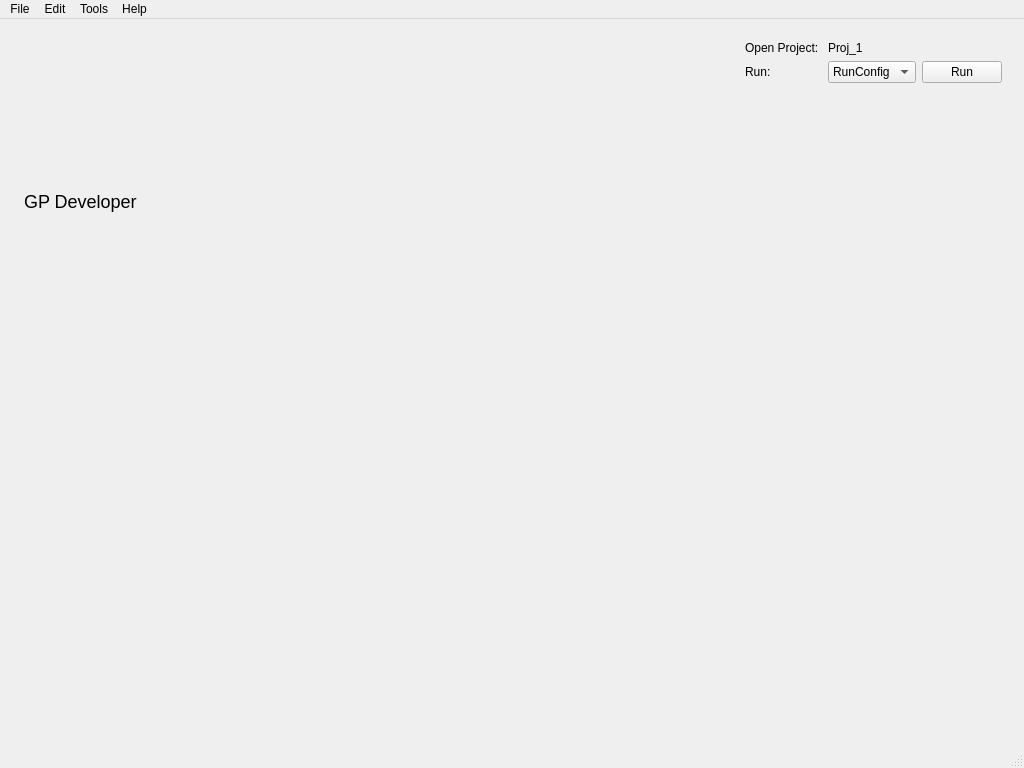
<?xml version="1.0" encoding="UTF-8"?>
<ui version="4.0">
 <class>MainWindow</class>
 <widget class="QMainWindow" name="MainWindow">
  <property name="geometry">
   <rect>
    <x>0</x>
    <y>0</y>
    <width>1024</width>
    <height>768</height>
   </rect>
  </property>
  <property name="windowTitle">
   <string>GP Developer</string>
  </property>
  <property name="windowIcon">
   <iconset resource="icons.qrc">
    <normaloff>:/icons/application-icon.png</normaloff>:/icons/application-icon.png</iconset>
  </property>
  <widget class="QWidget" name="centralWidget">
   <layout class="QVBoxLayout" name="verticalLayout_2">
    <property name="spacing">
     <number>0</number>
    </property>
    <property name="margin">
     <number>0</number>
    </property>
    <item>
     <widget class="QWidget" name="titleWidget" native="true">
      <layout class="QHBoxLayout" name="horizontalLayout_3">
       <item>
        <widget class="QLabel" name="label">
         <property name="text">
          <string/>
         </property>
         <property name="pixmap">
          <pixmap resource="icons.qrc">:/icons/application-icon.png</pixmap>
         </property>
        </widget>
       </item>
       <item>
        <widget class="QLabel" name="title">
         <property name="styleSheet">
          <string notr="true">QLabel { font-size: 18px; }</string>
         </property>
         <property name="text">
          <string>GP Developer</string>
         </property>
        </widget>
       </item>
       <item>
        <spacer name="horizontalSpacer">
         <property name="orientation">
          <enum>Qt::Horizontal</enum>
         </property>
         <property name="sizeHint" stdset="0">
          <size>
           <width>294</width>
           <height>20</height>
          </size>
         </property>
        </spacer>
       </item>
       <item>
        <widget class="QWidget" name="quickRunWidget" native="true">
         <layout class="QFormLayout" name="formLayout">
          <item row="3" column="0">
           <widget class="QLabel" name="quickRunLabel">
            <property name="text">
             <string>Run:</string>
            </property>
           </widget>
          </item>
          <item row="3" column="1">
           <layout class="QHBoxLayout" name="horizontalLayout">
            <item>
             <widget class="QComboBox" name="quickRunConfigCombo">
              <item>
               <property name="text">
                <string>RunConfig</string>
               </property>
              </item>
             </widget>
            </item>
            <item>
             <widget class="QPushButton" name="quickRunButton">
              <property name="text">
               <string>Run</string>
              </property>
             </widget>
            </item>
           </layout>
          </item>
          <item row="2" column="1">
           <widget class="QLabel" name="quickRunProjectName">
            <property name="text">
             <string>Proj_1</string>
            </property>
           </widget>
          </item>
          <item row="2" column="0">
           <widget class="QLabel" name="quickRunProjectNameLabel">
            <property name="text">
             <string>Open Project: </string>
            </property>
           </widget>
          </item>
         </layout>
        </widget>
       </item>
      </layout>
     </widget>
    </item>
    <item>
     <widget class="PrettyTabWidget" name="tabWidget" native="true"/>
    </item>
   </layout>
  </widget>
  <widget class="QMenuBar" name="menuBar">
   <property name="geometry">
    <rect>
     <x>0</x>
     <y>0</y>
     <width>1024</width>
     <height>21</height>
    </rect>
   </property>
   <widget class="QMenu" name="menuFile">
    <property name="title">
     <string>File</string>
    </property>
    <widget class="QMenu" name="menuNew">
     <property name="title">
      <string>New...</string>
     </property>
     <property name="icon">
      <iconset theme="document-new"/>
     </property>
     <addaction name="actionNewProject"/>
     <addaction name="actionNewProgram"/>
     <addaction name="actionNewRule"/>
     <addaction name="actionNewGraph"/>
    </widget>
    <widget class="QMenu" name="menuOpen">
     <property name="title">
      <string>Open/Import...</string>
     </property>
     <property name="icon">
      <iconset theme="document-open"/>
     </property>
     <addaction name="actionOpenProject"/>
     <addaction name="actionOpenGraph"/>
    </widget>
    <widget class="QMenu" name="menuRecentProjects">
     <property name="enabled">
      <bool>false</bool>
     </property>
     <property name="title">
      <string>Recent Projects</string>
     </property>
     <property name="icon">
      <iconset theme="document-open-recent"/>
     </property>
    </widget>
    <addaction name="menuNew"/>
    <addaction name="menuOpen"/>
    <addaction name="menuRecentProjects"/>
    <addaction name="separator"/>
    <addaction name="actionCloseProject"/>
    <addaction name="separator"/>
    <addaction name="actionSaveCurrentFile"/>
    <addaction name="actionSaveCurrentFileAs"/>
    <addaction name="actionSaveAll"/>
    <addaction name="separator"/>
    <addaction name="actionExit"/>
   </widget>
   <widget class="QMenu" name="menuEdit">
    <property name="title">
     <string>Edit</string>
    </property>
    <widget class="QMenu" name="menuFindReplace">
     <property name="enabled">
      <bool>false</bool>
     </property>
     <property name="title">
      <string>Find/Replace</string>
     </property>
     <property name="icon">
      <iconset theme="edit-find-replace"/>
     </property>
     <addaction name="actionReplaceInCurrentFile"/>
     <addaction name="actionReplaceInAllFiles"/>
    </widget>
    <addaction name="actionUndo"/>
    <addaction name="actionRedo"/>
    <addaction name="separator"/>
    <addaction name="actionCut"/>
    <addaction name="actionCopy"/>
    <addaction name="actionPaste"/>
    <addaction name="separator"/>
    <addaction name="actionSelectAll"/>
    <addaction name="separator"/>
    <addaction name="menuFindReplace"/>
   </widget>
   <widget class="QMenu" name="menuTools">
    <property name="title">
     <string>Tools</string>
    </property>
    <widget class="QMenu" name="menuLayout">
     <property name="enabled">
      <bool>false</bool>
     </property>
     <property name="title">
      <string>Layout</string>
     </property>
     <addaction name="actionLayoutFDP"/>
     <addaction name="actionLayoutCircle"/>
    </widget>
    <addaction name="menuLayout"/>
    <addaction name="separator"/>
    <addaction name="actionOptions"/>
   </widget>
   <widget class="QMenu" name="menuHelp">
    <property name="title">
     <string>Help</string>
    </property>
    <addaction name="actionApplicationHelp"/>
    <addaction name="separator"/>
    <addaction name="actionAboutApplication"/>
   </widget>
   <addaction name="menuFile"/>
   <addaction name="menuEdit"/>
   <addaction name="menuTools"/>
   <addaction name="menuHelp"/>
  </widget>
  <widget class="QStatusBar" name="statusBar"/>
  <action name="actionApplicationHelp">
   <property name="icon">
    <iconset theme="help-contents"/>
   </property>
   <property name="text">
    <string>Application Help</string>
   </property>
   <property name="shortcut">
    <string>F1</string>
   </property>
  </action>
  <action name="actionAboutApplication">
   <property name="icon">
    <iconset resource="icons.qrc">
     <normaloff>:/icons/application-icon.png</normaloff>:/icons/application-icon.png</iconset>
   </property>
   <property name="text">
    <string>About GP Developer</string>
   </property>
  </action>
  <action name="actionNewProject">
   <property name="icon">
    <iconset resource="icons.qrc">
     <normaloff>:/icons/small_folder.png</normaloff>:/icons/small_folder.png</iconset>
   </property>
   <property name="text">
    <string>GP Project</string>
   </property>
  </action>
  <action name="actionNewProgram">
   <property name="enabled">
    <bool>false</bool>
   </property>
   <property name="icon">
    <iconset resource="icons.qrc">
     <normaloff>:/icons/small_page.png</normaloff>:/icons/small_page.png</iconset>
   </property>
   <property name="text">
    <string>Program</string>
   </property>
  </action>
  <action name="actionNewRule">
   <property name="enabled">
    <bool>false</bool>
   </property>
   <property name="icon">
    <iconset resource="icons.qrc">
     <normaloff>:/icons/small_brick.png</normaloff>:/icons/small_brick.png</iconset>
   </property>
   <property name="text">
    <string>Rule</string>
   </property>
  </action>
  <action name="actionNewGraph">
   <property name="enabled">
    <bool>false</bool>
   </property>
   <property name="icon">
    <iconset resource="icons.qrc">
     <normaloff>:/icons/application-icon.png</normaloff>:/icons/application-icon.png</iconset>
   </property>
   <property name="text">
    <string>Graph</string>
   </property>
  </action>
  <action name="actionOpenProject">
   <property name="icon">
    <iconset resource="icons.qrc">
     <normaloff>:/icons/small_folder.png</normaloff>:/icons/small_folder.png</iconset>
   </property>
   <property name="text">
    <string>GP Project</string>
   </property>
  </action>
  <action name="actionOpenGraph">
   <property name="enabled">
    <bool>false</bool>
   </property>
   <property name="icon">
    <iconset resource="icons.qrc">
     <normaloff>:/icons/application-icon.png</normaloff>:/icons/application-icon.png</iconset>
   </property>
   <property name="text">
    <string>Graph</string>
   </property>
  </action>
  <action name="actionCloseProject">
   <property name="enabled">
    <bool>false</bool>
   </property>
   <property name="text">
    <string>Close Project</string>
   </property>
  </action>
  <action name="actionSaveCurrentFile">
   <property name="enabled">
    <bool>false</bool>
   </property>
   <property name="icon">
    <iconset theme="document-save"/>
   </property>
   <property name="text">
    <string>Save &quot;program.gpp&quot;</string>
   </property>
   <property name="shortcut">
    <string>Ctrl+S</string>
   </property>
  </action>
  <action name="actionSaveCurrentFileAs">
   <property name="enabled">
    <bool>false</bool>
   </property>
   <property name="icon">
    <iconset theme="document-save-as"/>
   </property>
   <property name="text">
    <string>Save &quot;program.gpp&quot; As...</string>
   </property>
  </action>
  <action name="actionSaveAll">
   <property name="enabled">
    <bool>false</bool>
   </property>
   <property name="text">
    <string>Save All</string>
   </property>
   <property name="shortcut">
    <string>Ctrl+Shift+S</string>
   </property>
  </action>
  <action name="actionExit">
   <property name="icon">
    <iconset theme="application-exit"/>
   </property>
   <property name="text">
    <string>Exit</string>
   </property>
   <property name="shortcut">
    <string>Ctrl+Q</string>
   </property>
  </action>
  <action name="actionUndo">
   <property name="enabled">
    <bool>false</bool>
   </property>
   <property name="icon">
    <iconset theme="edit-undo"/>
   </property>
   <property name="text">
    <string>Undo</string>
   </property>
   <property name="shortcut">
    <string>Ctrl+Z</string>
   </property>
  </action>
  <action name="actionRedo">
   <property name="enabled">
    <bool>false</bool>
   </property>
   <property name="icon">
    <iconset theme="edit-redo"/>
   </property>
   <property name="text">
    <string>Redo</string>
   </property>
   <property name="shortcut">
    <string>Ctrl+Y</string>
   </property>
  </action>
  <action name="actionCut">
   <property name="enabled">
    <bool>false</bool>
   </property>
   <property name="icon">
    <iconset theme="edit-cut"/>
   </property>
   <property name="text">
    <string>Cut</string>
   </property>
   <property name="shortcut">
    <string>Ctrl+X</string>
   </property>
  </action>
  <action name="actionCopy">
   <property name="enabled">
    <bool>false</bool>
   </property>
   <property name="icon">
    <iconset theme="edit-copy"/>
   </property>
   <property name="text">
    <string>Copy</string>
   </property>
   <property name="shortcut">
    <string>Ctrl+C</string>
   </property>
  </action>
  <action name="actionPaste">
   <property name="enabled">
    <bool>false</bool>
   </property>
   <property name="icon">
    <iconset theme="edit-paste"/>
   </property>
   <property name="text">
    <string>Paste</string>
   </property>
   <property name="shortcut">
    <string>Ctrl+V</string>
   </property>
  </action>
  <action name="actionSelectAll">
   <property name="enabled">
    <bool>false</bool>
   </property>
   <property name="icon">
    <iconset theme="edit-select-all"/>
   </property>
   <property name="text">
    <string>Select All</string>
   </property>
   <property name="shortcut">
    <string>Ctrl+A</string>
   </property>
  </action>
  <action name="actionReplaceInCurrentFile">
   <property name="text">
    <string>Current File</string>
   </property>
   <property name="shortcut">
    <string>Ctrl+R</string>
   </property>
  </action>
  <action name="actionReplaceInAllFiles">
   <property name="text">
    <string>All Files</string>
   </property>
   <property name="shortcut">
    <string>Ctrl+Shift+R</string>
   </property>
  </action>
  <action name="actionLayoutFDP">
   <property name="enabled">
    <bool>true</bool>
   </property>
   <property name="text">
    <string>FDP</string>
   </property>
  </action>
  <action name="actionLayoutCircle">
   <property name="enabled">
    <bool>true</bool>
   </property>
   <property name="text">
    <string>Circle</string>
   </property>
  </action>
  <action name="actionOptions">
   <property name="text">
    <string>Options</string>
   </property>
   <property name="shortcut">
    <string>Ctrl+O</string>
   </property>
  </action>
 </widget>
 <layoutdefault spacing="6" margin="11"/>
 <customwidgets>
  <customwidget>
   <class>PrettyTabWidget</class>
   <extends>QWidget</extends>
   <header>prettytabwidget.hpp</header>
   <container>1</container>
  </customwidget>
 </customwidgets>
 <resources>
  <include location="icons.qrc"/>
 </resources>
 <connections>
  <connection>
   <sender>actionExit</sender>
   <signal>triggered()</signal>
   <receiver>MainWindow</receiver>
   <slot>close()</slot>
   <hints>
    <hint type="sourcelabel">
     <x>-1</x>
     <y>-1</y>
    </hint>
    <hint type="destinationlabel">
     <x>399</x>
     <y>299</y>
    </hint>
   </hints>
  </connection>
  <connection>
   <sender>actionApplicationHelp</sender>
   <signal>triggered()</signal>
   <receiver>MainWindow</receiver>
   <slot>showApplicationHelp()</slot>
   <hints>
    <hint type="sourcelabel">
     <x>-1</x>
     <y>-1</y>
    </hint>
    <hint type="destinationlabel">
     <x>511</x>
     <y>383</y>
    </hint>
   </hints>
  </connection>
  <connection>
   <sender>actionNewProject</sender>
   <signal>triggered()</signal>
   <receiver>MainWindow</receiver>
   <slot>newProject()</slot>
   <hints>
    <hint type="sourcelabel">
     <x>-1</x>
     <y>-1</y>
    </hint>
    <hint type="destinationlabel">
     <x>511</x>
     <y>383</y>
    </hint>
   </hints>
  </connection>
 </connections>
 <slots>
  <slot>showApplicationHelp()</slot>
  <slot>newProject()</slot>
 </slots>
</ui>
